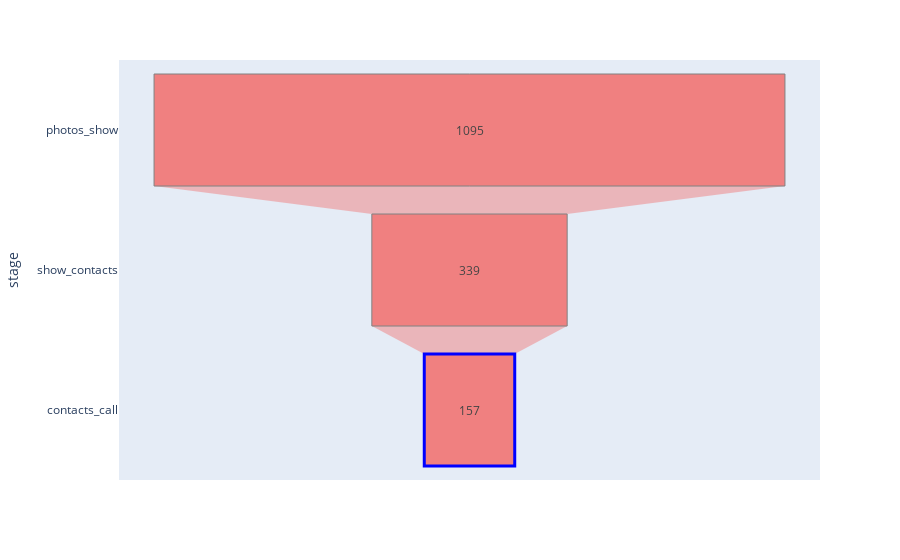

Source (notebook cell):
### Code cell
#funnel for the scenario Photos_show – show_contacts - contact_call

photos_users = user_sankey2.query('event_name == "photos_show"')['user_id'].unique()
photos_df = user_sankey2.query('user_id in @photos_users')
photos1=photos_df.groupby('event_name', as_index=False).agg(users_cnt=('user_id', 'nunique'))

data_funnel_map3=photos1.query("event_name in ('photos_show', 'show_contacts', 'contacts_call')")
data_funnel_map3=data_funnel_map3.sort_values(by='users_cnt', ascending=False)
data_funnel_map3

data_funnel_x3=data_funnel_map3['users_cnt'].to_frame().reset_index()['users_cnt'].to_list()
data_funnel_y3=data_funnel_map3['event_name'].to_frame().reset_index()['event_name'].to_list()

df = pd.DataFrame(dict(
    stage = data_funnel_y3,
    number = data_funnel_x3))

fig = px.funnel(df, x = 'number', y = 'stage',
                color_discrete_sequence = ['lightcoral'], opacity = 1)
fig.update_traces(marker = {'line': {'width': [1, 1, 3, 1], 'color': ['gray', 'gray', 'blue', 'gray']}})

fig.show()

### Figure 1 — Plotly figure (JSON) as saved in the notebook; plotly's stock layout.template omitted (floating-point values rounded to 4 significant figures)
{"data": [{"hovertemplate": "number=%{x}<br>stage=%{y}<extra></extra>", "legendgroup": "", "marker": {"color": "lightcoral", "line": {"color": ["gray", "gray", "blue", "gray"], "width": [1, 1, 3, 1]}}, "name": "", "opacity": 1, "orientation": "h", "showlegend": false, "type": "funnel", "x": [1095, 339, 157], "xaxis": "x", "y": ["photos_show", "show_contacts", "contacts_call"], "yaxis": "y"}], "layout": {"legend": {"tracegroupgap": 0}, "margin": {"t": 60}, "xaxis": {"anchor": "y", "domain": [0, 1], "title": {"text": "number"}}, "yaxis": {"anchor": "x", "domain": [0, 1], "title": {"text": "stage"}}}}
